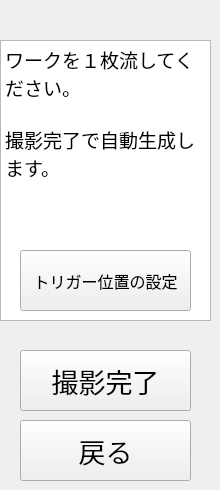
     <widget class="QWidget" name="page_3">
      <widget class="QTextEdit" name="textEdit_2">
       <property name="geometry">
        <rect>
         <x>0</x>
         <y>40</y>
         <width>211</width>
         <height>281</height>
        </rect>
       </property>
       <property name="readOnly">
        <bool>true</bool>
       </property>
       <property name="html">
        <string>&lt;!DOCTYPE HTML PUBLIC &quot;-//W3C//DTD HTML 4.0//EN&quot; &quot;http://www.w3.org/TR/REC-html40/strict.dtd&quot;&gt;
&lt;html&gt;&lt;head&gt;&lt;meta name=&quot;qrichtext&quot; content=&quot;1&quot; /&gt;&lt;meta charset=&quot;utf-8&quot; /&gt;&lt;style type=&quot;text/css&quot;&gt;
p, li { white-space: pre-wrap; }
hr { height: 1px; border-width: 0; }
li.unchecked::marker { content: &quot;\2610&quot;; }
li.checked::marker { content: &quot;\2612&quot;; }
&lt;/style&gt;&lt;/head&gt;&lt;body style=&quot; font-family:'Yu Gothic UI'; font-size:9pt; font-weight:400; font-style:normal;&quot;&gt;
&lt;p style=&quot; margin-top:0px; margin-bottom:0px; margin-left:0px; margin-right:0px; -qt-block-indent:0; text-indent:0px;&quot;&gt;&lt;span style=&quot; font-family:'MS UI Gothic'; font-size:14pt;&quot;&gt;ワークを１枚流してください。&lt;/span&gt;&lt;/p&gt;
&lt;p style=&quot;-qt-paragraph-type:empty; margin-top:0px; margin-bottom:0px; margin-left:0px; margin-right:0px; -qt-block-indent:0; text-indent:0px; font-family:'MS UI Gothic'; font-size:14pt;&quot;&gt;&lt;br /&gt;&lt;/p&gt;
&lt;p style=&quot; margin-top:0px; margin-bottom:0px; margin-left:0px; margin-right:0px; -qt-block-indent:0; text-indent:0px;&quot;&gt;&lt;span style=&quot; font-family:'MS UI Gothic'; font-size:14pt;&quot;&gt;撮影完了で自動生成します。&lt;/span&gt;&lt;/p&gt;&lt;/body&gt;&lt;/html&gt;</string>
       </property>
      </widget>
      <widget class="QPushButton" name="PushButtonCreateNewNext2">
       <property name="geometry">
        <rect>
         <x>20</x>
         <y>350</y>
         <width>171</width>
         <height>61</height>
        </rect>
       </property>
       <property name="font">
        <font>
         <family>MS UI Gothic</family>
         <pointsize>20</pointsize>
        </font>
       </property>
       <property name="styleSheet">
        <string notr="true"/>
       </property>
       <property name="text">
        <string>撮影完了</string>
       </property>
       <property name="checkable">
        <bool>false</bool>
       </property>
       <property name="checked">
        <bool>false</bool>
       </property>
       <property name="autoDefault">
        <bool>false</bool>
       </property>
       <property name="default">
        <bool>false</bool>
       </property>
       <property name="flat">
        <bool>false</bool>
       </property>
      </widget>
      <widget class="QPushButton" name="PushButtonCreateNewPrev2">
       <property name="geometry">
        <rect>
         <x>20</x>
         <y>420</y>
         <width>171</width>
         <height>61</height>
        </rect>
       </property>
       <property name="font">
        <font>
         <family>MS UI Gothic</family>
         <pointsize>20</pointsize>
        </font>
       </property>
       <property name="styleSheet">
        <string notr="true"/>
       </property>
       <property name="text">
        <string>戻る</string>
       </property>
       <property name="checkable">
        <bool>false</bool>
       </property>
       <property name="checked">
        <bool>false</bool>
       </property>
       <property name="autoDefault">
        <bool>false</bool>
       </property>
       <property name="default">
        <bool>false</bool>
       </property>
       <property name="flat">
        <bool>false</bool>
       </property>
      </widget>
      <widget class="QPushButton" name="pushButtonSetTriggerPosition">
       <property name="geometry">
        <rect>
         <x>20</x>
         <y>250</y>
         <width>171</width>
         <height>61</height>
        </rect>
       </property>
       <property name="font">
        <font>
         <pointsize>12</pointsize>
        </font>
       </property>
       <property name="text">
        <string>トリガー位置の設定</string>
       </property>
      </widget>
     </widget>
